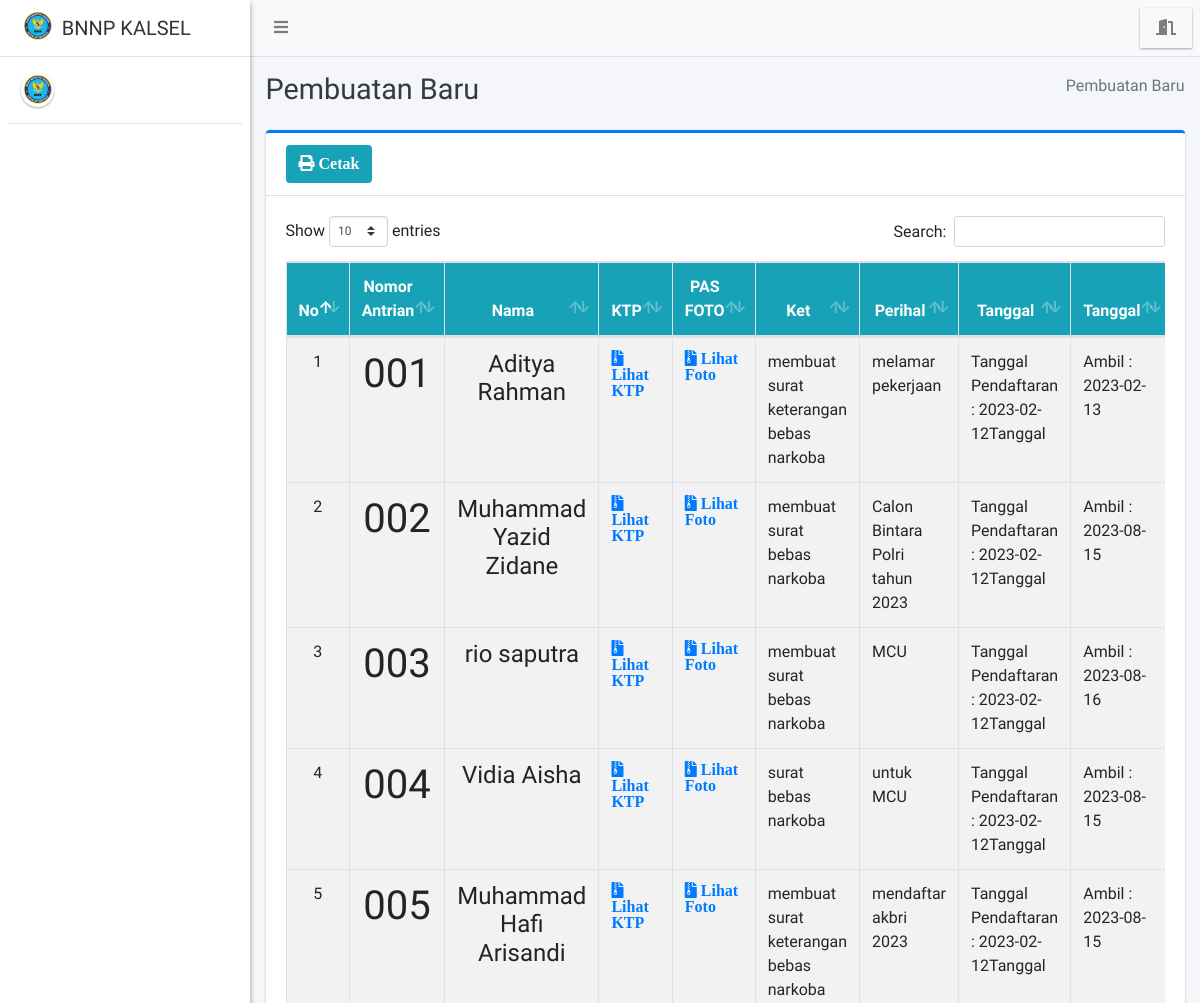
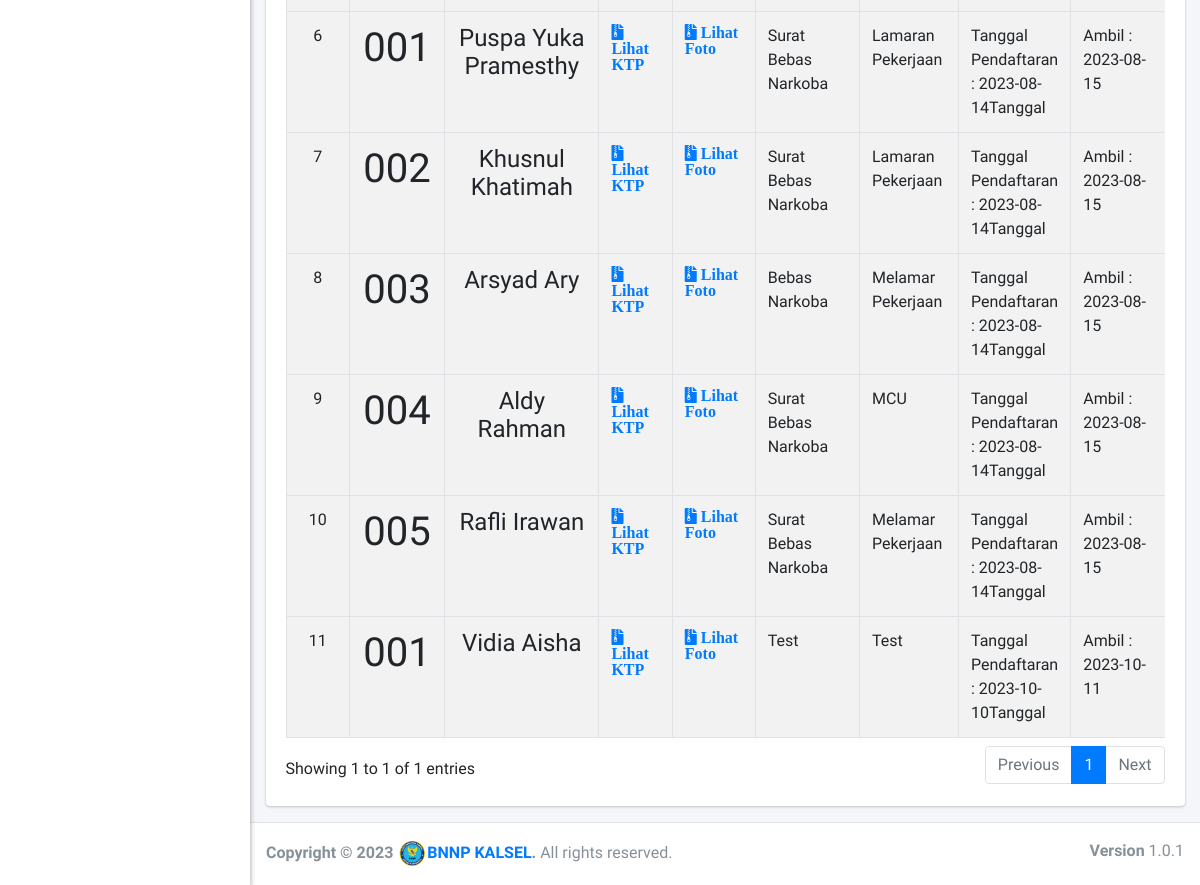
The page /admin/antrian/index.php on the database its author committed (2 pictures, top to bottom).
### tables this page shows
CREATE TABLE `pendaftaran` (
  `id_pendaftaran` int(11) NOT NULL,
  `id_masyarakat` int(11) DEFAULT NULL,
  `id_kecamatan` int(11) DEFAULT NULL,
  `nomor_antrian` varchar(5) DEFAULT NULL,
  `ktp` varchar(255) DEFAULT NULL,
  `foto` varchar(150) DEFAULT NULL,
  `tgl_pendaftaran` date DEFAULT NULL,
  `tgl_buat` date DEFAULT NULL,
  `tgl_ambil` date DEFAULT NULL,
  `ket` text,
  `perihal` text,
  `hasil_tes` varchar(20) DEFAULT NULL,
  `status_pendaftaran` varchar(100) DEFAULT NULL,
  `biaya` varchar(70) DEFAULT NULL
);

CREATE TABLE `masyarakat` (
  `id_masyarakat` int(11) NOT NULL,
  `id_user` int(11) DEFAULT NULL,
  `nama_masyarakat` varchar(255) DEFAULT NULL,
  `nik` varchar(150) DEFAULT NULL,
  `email` varchar(255) DEFAULT NULL,
  `jk` varchar(11) DEFAULT NULL,
  `alamat` text,
  `pekerjaan` varchar(150) DEFAULT NULL,
  `no_wa` varchar(25) DEFAULT NULL,
  `status` varchar(20) DEFAULT NULL
);

### config/config.php (called while the page is built, shortened)
<?php
function base_url($url = null)
{
	$base_url = "http://localhost:8888/bnn";
	if ($url != null) {
		return $base_url . "/" . $url;
	} else {
		return $base_url;
	}
}

### admin/antrian/index.php (the view, shortened to what this page needs)
<?php
require '../../config/config.php';
require '../../config/koneksi.php';
?>
<!DOCTYPE html>
<html>
<?php
include '../../templates/head.php';
?>
<body class="hold-transition sidebar-mini layout-fixed">
    <div class="wrapper">
        <?php
        include '../../templates/navbar.php';
        ?>
        <?php
        include '../../templates/sidebar.php';
        ?>
        <div class="content-wrapper">
            <div class="content-header">
                <div class="container-fluid">
                    <div class="row mb-2">
                        <div class="col-sm-6">
                            <h1 class="m-0 text-dark">Pembuatan Baru</h1>
                        </div>
                        <div class="col-sm-6">
                            <ol class="breadcrumb float-sm-right">
                                <li class="breadcrumb-item active">Pembuatan Baru</li>
                            </ol>
                        </div>
                    </div>
                </div>
            </div>
            <section class="content">
                <div class="container-fluid">
                    <div class="row">
                        <div class="col-12">
                            <div class="card card-primary card-outline">
                                <div class="card-header">
                                    <a href="print" target="blank" class="btn bg-info"><i class="fa fa-print"> Cetak</i></a>
                                </div>
                                <div class="card-body">
                                    <div class="table-responsive">
                                        <table id="example1" class="table table-bordered table-striped">
                                            <thead class="bg-info">
                                                <tr align="center">
                                                    <th>No</th>
                                                    <th>Nomor Antrian</th>
                                                    <th>Nama</th>
                                                    <th>KTP</th>
                                                    <th>PAS FOTO</th>
                                                    <th>Ket</th>
                                                    <th>Perihal</th>
                                                    <th>Tanggal</th>
                                                    <th>Tanggal</th>
                                                </tr>
                                            </thead>
                                            <?php
                                            $no = 1;
                                            $data = $koneksi->query("SELECT * FROM pendaftaran AS p
                                            LEFT JOIN masyarakat AS pl ON p.id_masyarakat = pl.id_masyarakat");
                                            while ($row = $data->fetch_array()) {
                                            ?>
                                                <tbody style="background-color: white">
                                                    <tr>
                                                        <td align="center"><?= $no++ ?></td>
                                                        <td align="center">
                                                            <h1><?= $row['nomor_antrian'] ?></h1>
                                                        </td>
                                                        <td align="center">
                                                            <h4><?= $row['nama_masyarakat'] ?></h4>
                                                        </td>
                                                        <td>
                                                            <a href="<?= base_url(); ?>/filektp/<?= $row['ktp'] ?>" data-toggle="lightbox" data-title="ktp" data-gallery="galery" title="Lihat" target="blank"><i class="fa fa-file-archive"> Lihat KTP</i></a>
                                                        </td>
                                                        <td> <a href="<?= base_url(); ?>/filefoto/<?= $row['foto'] ?>" data-toggle="lightbox" data-title="foto" data-gallery="galery" title="Lihat" target="blank"><i class="fa fa-file-archive"> Lihat Foto</i></a></td>
                                                        <td><?= $row['ket'] ?></td>
                                                        <td><?= $row['perihal'] ?></td>
                                                        <td>Tanggal Pendaftaran : <?= $row['tgl_pendaftaran'] ?>Tanggal
                                                        </td>
                                                        <td>Ambil : <?= $row['tgl_ambil'] ?></td>
                                                    </tr>
                                                </tbody>
                                            <?php } ?>
                                        </table>
                                    </div>
                                </div>
                            </div>
                        </div>
                    </div>
                </div>
            </section>
        </div>
        <?php include_once "../../templates/footer.php"; ?>
    </div>
</body>
</html>

### rows shown on the page
pendaftaran: nomor_antrian "001", id_masyarakat.nama_masyarakat "Aditya Rahman", ket "membuat surat keterangan bebas narkoba", perihal "melamar pekerjaan", tgl_pendaftaran "2023-02-12", tgl_ambil "2023-02-13"
pendaftaran: nomor_antrian "002", id_masyarakat.nama_masyarakat "Muhammad Yazid Zidane", ket "membuat surat bebas narkoba", perihal "Calon Bintara Polri tahun 2023", tgl_pendaftaran "2023-02-12", tgl_ambil "2023-08-15"
pendaftaran: nomor_antrian "003", id_masyarakat.nama_masyarakat "rio saputra", ket "membuat surat bebas narkoba", perihal "MCU", tgl_pendaftaran "2023-02-12", tgl_ambil "2023-08-16"
pendaftaran: nomor_antrian "004", id_masyarakat.nama_masyarakat "Vidia Aisha", ket "surat bebas narkoba", perihal "untuk MCU", tgl_pendaftaran "2023-02-12", tgl_ambil "2023-08-15"
pendaftaran: nomor_antrian "005", id_masyarakat.nama_masyarakat "Muhammad Hafi Arisandi", ket "membuat surat keterangan bebas narkoba", perihal "mendaftar akbri 2023", tgl_pendaftaran "2023-02-12", tgl_ambil "2023-08-15"
pendaftaran: nomor_antrian "001", id_masyarakat.nama_masyarakat "Puspa Yuka Pramesthy", ket "Surat Bebas Narkoba", perihal "Lamaran Pekerjaan", tgl_pendaftaran "2023-08-14", tgl_ambil "2023-08-15"
pendaftaran: nomor_antrian "002", id_masyarakat.nama_masyarakat "Khusnul Khatimah", ket "Surat Bebas Narkoba", perihal "Lamaran Pekerjaan", tgl_pendaftaran "2023-08-14", tgl_ambil "2023-08-15"
pendaftaran: nomor_antrian "003", id_masyarakat.nama_masyarakat "Arsyad Ary", ket "Bebas Narkoba", perihal "Melamar Pekerjaan", tgl_pendaftaran "2023-08-14", tgl_ambil "2023-08-15"
pendaftaran: nomor_antrian "004", id_masyarakat.nama_masyarakat "Aldy Rahman", ket "Surat Bebas Narkoba", perihal "MCU", tgl_pendaftaran "2023-08-14", tgl_ambil "2023-08-15"
pendaftaran: nomor_antrian "005", id_masyarakat.nama_masyarakat "Rafli Irawan", ket "Surat Bebas Narkoba", perihal "Melamar Pekerjaan", tgl_pendaftaran "2023-08-14", tgl_ambil "2023-08-15"
pendaftaran: nomor_antrian "001", id_masyarakat.nama_masyarakat "Vidia Aisha", ket "Test", perihal "Test", tgl_pendaftaran "2023-10-10", tgl_ambil "2023-10-11"
